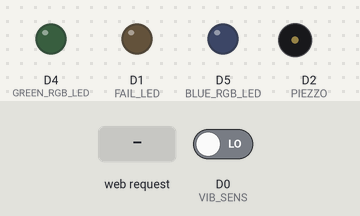
This sketch was run on a simulated ESP8266 (NodeMCU). On the bench: output pins drawn as LEDs (lit = HIGH), buzzer (waves = sounding). Dashed ring = blinking. The test bench sets the inputs (shaded band); at power-on: D0 (VIB_SENS) LOW. WiFi joins after 1.5 s; servers stay silent unless stated; what the sketch prints to the serial monitor is not drawn.

Above: at 5.7 s.
5.8 s: HTTP request GET /setbpm?bpm=1 received
At 6.9 s:
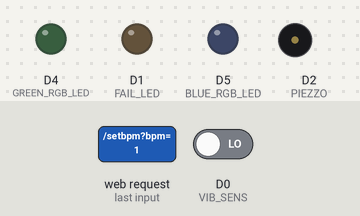
7.3 s: D0 (VIB_SENS) driven HIGH
8.8 s: HTTP request GET /setbpm?bpm=120 received
At 10.64 s:
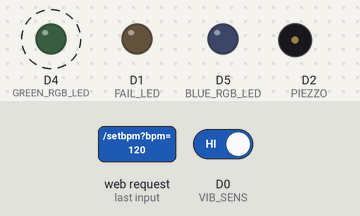
Timing chart, 0 to 12.8 s (numbered marks = the images above; inputs shaded):
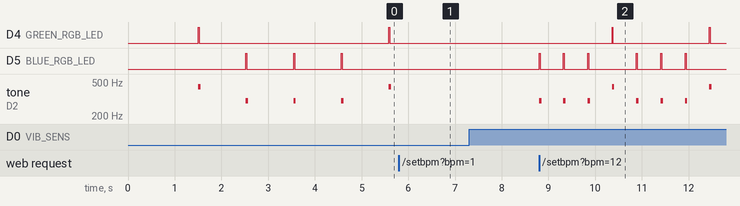

The sketch:

rhythm_n_beats.ino
```cpp
/****Includes****/
#include <ESP8266WiFi.h>          //https://github.com/esp8266/Arduino
#include <WiFiClient.h>
#include <DNSServer.h>            //Local DNS Server used for redirecting all requests to the &onfiguration portal
#include <ESP8266WebServer.h>     //Local WebServer used to serve the configuration portal
#include <WiFiManager.h>          //https://github.com/tzapu/WiFiManager WiFi Configuration Magic
#include <ESP8266mDNS.h>          //Allow custom URL
#include <Bounce2.h>

#include "html.h"

#define BEATS_DATA_MAX 5
#define GOOD_BEAT_ERROR_MARGIN 100
#define MS_IN_1_MIN 60000

#define VIB_SENS D0
#define BLUE_RGB_LED D5
#define GREEN_RGB_LED D4
#define PIEZZO  D2
#define FAIL_LED D1

#define CREATE_BEAT_DATA(suc)    BeatData bd; \
  bd.success = suc; \
  bd.time = currentTime; \
  beatsData[beatDataIndex++] = bd;\
  if(beatDataCount < BEATS_DATA_MAX){ \
    beatDataCount++; \
  }
#define RESET_INTERVAL_BTW_NOTES() intervalBtwNotes = MS_IN_1_MIN / bpm;
#define RESET_BEAT_DATA() beatDataIndex = 0;

void setupServer();
void setupWifi();
void metronome();
void handleRoot();
void setBpm();
void getBpm();
void beatCheck();
unsigned char pulse_count(unsigned long *p_count);
void pulse_init();
void setTimeDefinition();
void getTimeDefinition();
void getGoodBeats();
void getBadBeats();
void getBeatsData();
void resetBeatsData();

typedef struct S_BEAT_DATA {
  bool success;
  long time;
} BeatData;

ESP8266WebServer server(80);
const char *ssid = "metronome_server";

long badBeats = 0;                         // Counting the bad beats
long goodBeats = 0;                        // Counting the good beats
long bpm = 60;                            // Beats Per Minute
long beatCounter = 0;                     // Counting the beats for a measure (4/4 has 4 times)
long intervalBtwNotes =  MS_IN_1_MIN / bpm; // time beetwen each note in ms
long lastBeatTime = 0;                    // Last time the metronome beated
long unsigned int beatInterval = 0;       // Used to count the interval beetwen two beats
int timeDefinition = 4;                   // Length of a measure

//Related to the saving of beats data
BeatData beatsData[BEATS_DATA_MAX];
int beatDataIndex = 0;
int beatDataCount = 0;

//Used to debounce VIB_SENS
Bounce debouncer = Bounce();

// the setup routine runs once when you press reset:
void setup() {

  //setting the serial connection
  Serial.begin(9600);

  //Settings the pinout
  pinMode(VIB_SENS, INPUT_PULLUP);
  pinMode(BLUE_RGB_LED, OUTPUT);
  pinMode(GREEN_RGB_LED, OUTPUT);
  pinMode(PIEZZO, OUTPUT);
  pinMode(FAIL_LED, OUTPUT);

  setupWifi();
  setupServer();

  debouncer.attach(VIB_SENS);
  debouncer.interval(30);
  pulse_init();
}

void loop() {

  debouncer.update();
  metronome();
  beatCheck();
  server.handleClient();
}

void handleRoot() {
  server.send(200, "text/html", html_index);
}

void setBpm() {
  String bpm_str;
  if ( server.hasArg("bpm") ) {

    bpm_str = server.arg(0);

    long old_bpm = bpm;
    bpm = bpm_str.toInt();

    if (bpm <= 0 || bpm > 250)  {
      bpm = old_bpm;
      server.send(400, "text/html", "error");
      return;
    }

    RESET_INTERVAL_BTW_NOTES()
  }

  server.send(200, "text/html", "OK");
}

void getBpm() {
  server.send(200, "text/html", String(bpm));
}

void setTimeDefinition() {

  String timeDefStr;
  if ( server.hasArg("timedefinition") ) {

    timeDefStr = server.arg(0);

    long oldTimeDef = timeDefinition;
    timeDefinition = timeDefStr.toInt();

    if (timeDefinition <= 0 || timeDefinition > 32)  {
      timeDefinition = oldTimeDef;
      server.send(400, "text/html", "error");
      return;
    }
  }

  server.send(200, "text/html", "OK");
}

void getTimeDefinition() {
  server.send(200, "text/html", String(timeDefinition));
}

void getGoodBeats() {
  server.send(200, "text/html", String(goodBeats));
}

void getBadBeats() {
  server.send(200, "text/html", String(badBeats));
}

void getBeatsData() {
  String toReturn =  "";

  for (int i = 0; i < beatDataCount; i++) {

    toReturn += String(beatsData[i].time) += String(",") += String(beatsData[i].success);

    //if this is not the last data
    if (i < beatDataCount - 1) {
      toReturn += String("\n");
    }
  }

  Serial.println(toReturn);
  server.send(200, "text/plain", toReturn);
}

void setupWifi() {

  Serial.println("Starting wifi");
  WiFiManager wifiManager;
  wifiManager.setAPCallback([](WiFiManager * manager) {});

  wifiManager.autoConnect(ssid);
  Serial.println("local ip");
  Serial.println(WiFi.localIP());
  Serial.println("Wifi is setup");
}

void setupServer() {

  server.on("/", handleRoot);
  server.on("/setbpm", setBpm);
  server.on("/getbpm", getBpm);
  server.on("/settimedefinition", setTimeDefinition);
  server.on("/gettimedefinition", getTimeDefinition);
  server.on("/getbadbeats", getBadBeats);
  server.on("/getgoodbeats", getGoodBeats);
  server.on("/getbeatsdata", getBeatsData);
  server.begin();
  Serial.println("HTTP server started");
}

void metronome() {

  long beatInterval = millis() - lastBeatTime;

  if (beatInterval >= intervalBtwNotes) {

    if (beatCounter % timeDefinition == 0) {
      tone(PIEZZO, 440, 50);
      digitalWrite(GREEN_RGB_LED, HIGH);
    }
    else {
      tone(PIEZZO, 300, 50);
      digitalWrite(BLUE_RGB_LED, HIGH);
    }

    delay (20);
    //Turning off both LED is cheaper than checking which one to turn off
    digitalWrite(BLUE_RGB_LED, LOW);
    digitalWrite(GREEN_RGB_LED, LOW);

    beatCounter++;

    if (beatCounter > timeDefinition - 1) {
      beatCounter = 0;
    }

    lastBeatTime = millis();
  }

}

void beatCheck() {
  long sensor = debouncer.read();

  if (pulse_count(&beatInterval) == HIGH)
  {
    long currentTime = millis();

    if (beatDataIndex > BEATS_DATA_MAX) {
      RESET_BEAT_DATA()
    }

    if (beatInterval > intervalBtwNotes - GOOD_BEAT_ERROR_MARGIN
        && beatInterval < intervalBtwNotes + GOOD_BEAT_ERROR_MARGIN )
    {
      //if beetwen -margin and + margin from beat
      if (currentTime >= lastBeatTime + beatInterval - GOOD_BEAT_ERROR_MARGIN
          || currentTime <= lastBeatTime + GOOD_BEAT_ERROR_MARGIN)
      {
        goodBeats++;
        CREATE_BEAT_DATA(true)
      }
    }
    else {
      badBeats++;
      CREATE_BEAT_DATA(false)

      digitalWrite(FAIL_LED, HIGH);
      delay(1);
      digitalWrite(FAIL_LED, LOW);
    }
  }
}

void pulse_init() {
  pinMode(VIB_SENS, INPUT);
}

unsigned char pulse_count(unsigned long *p_count) {
  static unsigned char pin_prev = 0; //previous state of the pin
  static unsigned long start_time = millis();
  unsigned long time;
  unsigned char tmp = debouncer.read();

  if (tmp ^ pin_prev) {  //pin state has changed
    time = millis();       //record current time
    pin_prev = tmp;    //save the pin state
    if (start_time) {    //already in a counting session now
      *p_count = time - start_time;  //calculate time elapsed
      start_time = 0;    //indicating end of a counting session
      return 1;          //we have new data
    } else {             //start of a counting session
      start_time = time; //record the start time
      return 0;          //no count yet
    }
  } else {               //pin state has not changed
    return 0;            //no new count
  }
}
```

html.h
```cpp
extern const char* html_index = "\
<!DOCTYPE html><html><head><link rel='stylesheet' href='https://maxcdn.bootstrapcdn.com/bootstrap/3.3.7/css/bootstrap.min.css'>\
<link rel='stylesheet' href='https://cdn.jsdelivr.net/chartist.js/latest/chartist.min.css'><meta charset='utf-8'>\
<meta http-equiv='X-UA-Compatible' content='IE=edge'><meta name='viewport' content='width=device-width, initial-scale=1'>\
<title>IoT - Rhythm'n Beats</title><style type='text/css'>body{padding-top: 50px;}.content{width: 90%;}\
.title{padding: 40px 15px; text-align: center;}footer{position: absolute;margin-top: 50px;\bottom: 0;width: 100%;height: 60px;background-color: #f5f5f5;font-weight: bold;}\
.container .text-muted{margin: 20px 0;}.row{margin: 0 50px;}.img{border: 1px solid transparent;}\
.statsNotes{width:200px;height:200px;border-radius: 50%;-webkit-border-radius: 50%;-moz-border-radius: 50%;text-align: center;line-height: 200px;font-size: 3em;font-weight: bold;}\
#allNotes{color: #fff;background-color: #5bc0de;border-color: #46b8da;}#goodNotes{color: #fff;background-color: #5cb85c;border-color: #4cae4c;}\
#badNotes{color: #fff;background-color: #d9534f;border-color: #d43f3a;}.notesLegend{width: 100%;font-size: 2.5em;font-weight: bold;}.graph{margin-top: 40%;margin-left: 50px;}\
.graphLegend{text-align: center;font-size: 0.8em;font-style: italic;}#inputBpm{width: 25%;}</style></head><body><nav class='navbar navbar-inverse navbar-fixed-top'>\
<div class='container'><div class='navbar-header'><a class='navbar-brand' href='#'>Rythm'n Beats</a></div></div></nav><div class='content'><div class='container'>\
<div class='title'><h1>IoT Project - Rythm'n Beats</h1></div><div class='col-md-8'><div class='settings'><h2>Settings</h2><div class='row'><div class='col-md-6'>\
<h3 class='actual'>Actual BPM: <span id='actualBPM'></span></h3><form method='get' action='' id='updateBPMForm' class='form-inline'>\
<input type='number' id='inputBpm' class='form-control mb-2 mr-sm-2 mb-sm-0' name='bpm'><input type='submit' class='btn btn-primary' value='Update BPM'>\
</form></div><div class='col-md-6'><h3 class='actual'>Actual Signature: <span id='actualDefinition'></span></h3><form method='get' action='' id='updateTimeForm' class='form-inline'>\
<select id='selectDefinition' class='form-control' name='timedefinition'><option value='1'>1</option><option value='2'>2</option>\
<option value='4'>4</option><option value='8'>8</option><option value='16'>16</option><option value='32'>32</option></select>\
<input type='submit' class='btn btn-primary' value='Update Signature'></form></div></div></div><br><br><br><br><br><div class='stats'><h2>Notes stats</h2>\
<div class='row'><div class='col-md-4'><div class='statsNotes' id='allNotes'><span id='textAllNotes'></span></div><span class='notesLegend' id='allNotesLegend'>Total</span></div>\
<div class='col-md-4'><div class='statsNotes' id='goodNotes'><span id='textGoodNotes'></span></div><span class='notesLegend' id='goodNotesLegend'>Good</span></div>\
<div class='col-md-4'><div class='statsNotes' id='badNotes'><span id='textBadNotes'></span></div><span class='notesLegend' id='badNotesLegend'>Bad</span></div></div>\
</div></div><div class='col-md-4'><div class='graph'><h2>Graph</h2><div class='ct-chart ct-perfect-fourth'></div>\
<div class='graphLegend'>Good and bad notes over the time.</div></div></div></div></div><footer class='footer'><div class='container'>\
<p class='text-muted'>Anthony REY - Jeevanath KALANITHI - Thomas ALLARD</span></p></div></footer><script src='https://cdn.jsdelivr.net/chartist.js/latest/chartist.min.js'></script>\
<script src='https://ajax.googleapis.com/ajax/libs/jquery/1.12.4/jquery.min.js'></script><script src='https://cdnjs.cloudflare.com/ajax/libs/jquery-csv/0.71/jquery.csv-0.71.min.js'></script>\
<script src='https://maxcdn.bootstrapcdn.com/bootstrap/3.3.7/js/bootstrap.min.js'></script><script>/* vars */var serverUrl='';var allNotes=0;var goodNotes=0;\
var badNotes=0;var refreshTime=5000;/* for remote testing *//* serverUrl='http://10.33.3.114'; */$(document).ready(function(){/* Display all dynamics elements */displayCurrentBPM();\
displayActualDefinition();displayNotes();getBeatsData();/* Update Stats every X seconds */setInterval(getGoodBeats, refreshTime);setInterval(getBadBeats, refreshTime);\
setInterval(displayNotes, refreshTime);setInterval(getBeatsData, refreshTime / 10);/* Update BPM */$('#updateBPMForm').submit(function(form){form.preventDefault();\
$.ajax({url: serverUrl + '/setbpm',type: 'get',data: $('#updateBPMForm').serialize(),success: function(){displayCurrentBPM();}});});\
/* Update timeDefinition */$('#updateTimeForm').submit(function(form){/* Update Time Definition */form.preventDefault();\
$.ajax({url: serverUrl + '/settimedefinition',type: 'get',data: $('#updateTimeForm').serialize(),success: function(){displayActualDefinition();}});});});\
function displayCurrentBPM(){$.get(serverUrl + '/getbpm', function (data){$('#actualBPM').html(data);$('#inputBpm').val(data);});}\
function displayActualDefinition(){$.get(serverUrl + '/gettimedefinition', function (data){$('#actualDefinition').html(data);$('#selectDefinition').val(data);});}\
function displayNotes(){allNotes=parseInt(goodNotes) + parseInt(badNotes);$('#textAllNotes').html(allNotes);$('#textGoodNotes').html(goodNotes);$('#textBadNotes').html(badNotes);}\
function getGoodBeats(){$.get(serverUrl + '/getgoodbeats', function (data){goodNotes=data;});}function getBadBeats(){$.get(serverUrl + '/getbadbeats', function (data){badNotes=data;});}\
var label=[];var beats=[];var bad=[];startIndex=0;function getBeatsData(){$.get(serverUrl + '/getbeatsdata', function (data){var beatsData=$.csv.toArrays(data);\
	$.each(beatsData, function(index, row){if(label.length==0 || label[label.length - 1] < row[0]){label.push(row[0]);if(row[1]==1){beats.push(row[1] + 10);}\
	else{beats.push(5);}}startIndex=label.length - 10;if(startIndex < 0){startIndex=0;}});new Chartist.Bar('.ct-chart',{labels: label.slice(startIndex, label.length),\
		series: [beats.slice(startIndex, label.length)]},{seriesBarDistance: 10,low: 0,high: 20,reverseData: false,horizontalBars: false,\
			axisY:{offset: 10,type: Chartist.FixedScaleAxis}});});}</script></body></html>\
";
```

Measured:
- after the input at 5.8 s, D5 (BLUE_RGB_LED): stays LOW (without the input it goes to HIGH after 0.81 s); tone on D2 (PIEZZO): stays silent (without the input it goes to 300 Hz after 0.81 s)
- after the input at 8.8 s, D4 (GREEN_RGB_LED): alternates HIGH for 0.02 s and LOW for 2.1 s, starting after 1.6 s; tone on D2 (PIEZZO): plays 300 Hz for 0.05 s, 300 Hz for 0.05 s, 300 Hz for 0.05 s, 440 Hz for 0.05 s, 300 Hz for 0.05 s, 300 Hz for 0.05 s … (8 notes in this stretch), starting at once
- by itself, D4 (GREEN_RGB_LED): alternates HIGH for 0.02 s and LOW for 4.1 s
- by itself, D5 (BLUE_RGB_LED): alternates HIGH for 0.02 s and LOW for 1.0 s
- by itself, tone on D2 (PIEZZO): plays 440 Hz for 0.05 s, 300 Hz for 0.05 s, 300 Hz for 0.05 s, 300 Hz for 0.05 s, 440 Hz for 0.05 s
